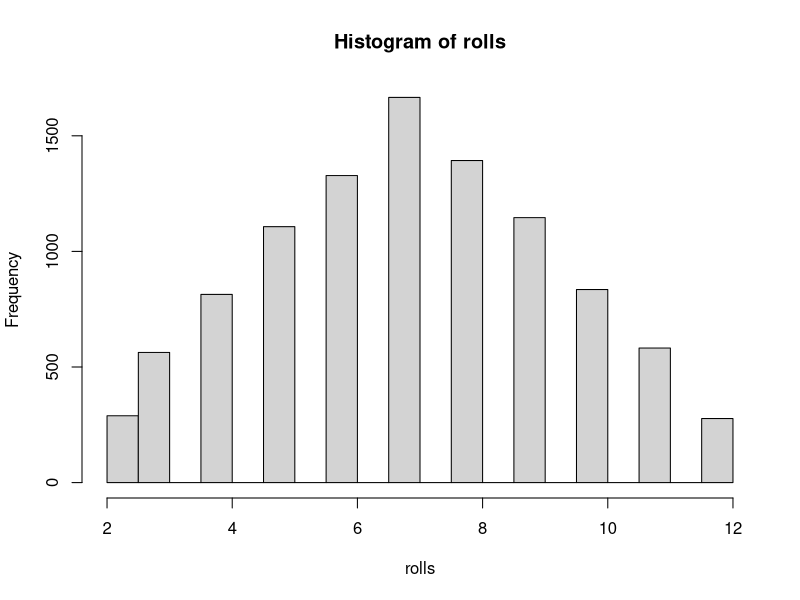

This figure's R source: (Note: this script raises an error after producing the figure.)


roll_dice <- function(num_dice = 2, num_sides = 6){
  
  # roll dice
  dice <- sample(1:num_sides, 
                 size = num_dice,
                 replace = TRUE)
  
  # get the total
  total <- sum(dice)
  
  # return the total
  return(total)
}


roll_dice()

rolls <- replicate(1e4, roll_dice())

hist(rolls)

mean(rolls)
sd(rolls)

# compare to empirical result ---------------

library(here)
library(readxl)

avery_dice <- read_xlsx(here('data/misc/avery-dice.xlsx'))

ggplot(data = avery_dice,
       mapping = aes(x=roll)) +
  geom_histogram()

test_statistic <- mean(avery_dice$roll)
num_rolls <- nrow(avery_dice)

# generate a sampling distribution ------------

replicate(num_rolls, roll_dice())

mean(replicate(num_rolls, roll_dice()))

avg_58_dice <- function(){
  mean(replicate(num_rolls, roll_dice()))
}

avg_58_dice()

sampling_distribution <- replicate(1e5, avg_58_dice())

hist(sampling_distribution)
test_statistic
min(sampling_distribution)

plot(density(sampling_distribution))

# expected value

# standard error

# central limit theorem